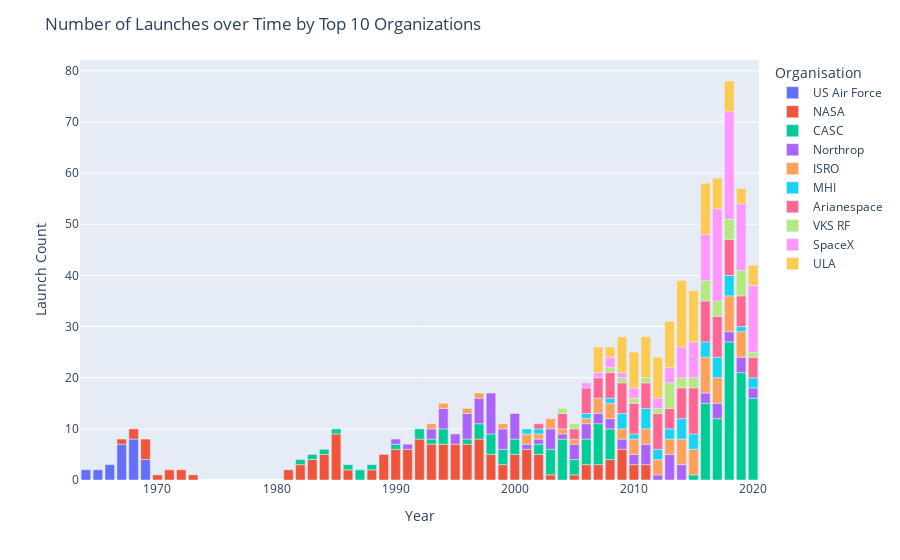

Notebook code cell kept with this figure:
### Code cell
fig = px.bar(launches_top10_organizations, x="Year", y="Launch Count", color="Organisation")
fig.update_layout(title="Number of Launches over Time by Top 10 Organizations")
fig.show()

### Figure 1 — Plotly figure (JSON) as saved in the notebook; plotly's stock layout.template omitted (floating-point values rounded to 4 significant figures)
{"data": [{"alignmentgroup": "True", "hovertemplate": "Organisation=US Air Force<br>Year=%{x}<br>Launch Count=%{y}<extra></extra>", "legendgroup": "US Air Force", "marker": {"color": "#636efa", "pattern": {"shape": ""}}, "name": "US Air Force", "offsetgroup": "US Air Force", "orientation": "v", "showlegend": true, "textposition": "auto", "type": "bar", "x": [1964, 1965, 1966, 1967, 1968, 1969], "xaxis": "x", "y": [2, 2, 3, 7, 8, 4], "yaxis": "y"}, {"alignmentgroup": "True", "hovertemplate": "Organisation=NASA<br>Year=%{x}<br>Launch Count=%{y}<extra></extra>", "legendgroup": "NASA", "marker": {"color": "#EF553B", "pattern": {"shape": ""}}, "name": "NASA", "offsetgroup": "NASA", "orientation": "v", "showlegend": true, "textposition": "auto", "type": "bar", "x": [1967, 1968, 1969, 1970, 1971, 1972, 1973, 1981, 1982, 1983, 1984, 1985, 1986, 1988, 1989, 1990, 1991, 1992, 1993, 1994, 1995, 1996, 1997, 1998, 1999, 2000, 2001, 2002, 2003, 2005, 2006, 2007, 2008, 2009, 2010, 2011], "xaxis": "x", "y": [1, 2, 4, 1, 2, 2, 1, 2, 3, 4, 5, 9, 2, 2, 5, 6, 6, 8, 7, 7, 7, 7, 8, 5, 3, 5, 6, 5, 1, 1, 3, 3, 4, 6, 3, 3], "yaxis": "y"}, {"alignmentgroup": "True", "hovertemplate": "Organisation=CASC<br>Year=%{x}<br>Launch Count=%{y}<extra></extra>", "legendgroup": "CASC", "marker": {"color": "#00cc96", "pattern": {"shape": ""}}, "name": "CASC", "offsetgroup": "CASC", "orientation": "v", "showlegend": true, "textposition": "auto", "type": "bar", "x": [1982, 1983, 1984, 1985, 1986, 1987, 1988, 1990, 1992, 1993, 1994, 1996, 1997, 1998, 1999, 2000, 2002, 2003, 2004, 2005, 2006, 2007, 2008, 2015, 2016, 2017, 2018, 2019, 2020], "xaxis": "x", "y": [1, 1, 1, 1, 1, 2, 1, 1, 2, 1, 3, 1, 3, 4, 3, 3, 2, 5, 8, 3, 5, 8, 6, 1, 15, 12, 27, 21, 16], "yaxis": "y"}, {"alignmentgroup": "True", "hovertemplate": "Organisation=Northrop<br>Year=%{x}<br>Launch Count=%{y}<extra></extra>", "legendgroup": "Northrop", "marker": {"color": "#ab63fa", "pattern": {"shape": ""}}, "name": "Northrop", "offsetgroup": "Northrop", "orientation": "v", "showlegend": true, "textposition": "auto", "type": "bar", "x": [1990, 1991, 1993, 1994, 1995, 1996, 1997, 1998, 1999, 2000, 2001, 2002, 2003, 2004, 2005, 2006, 2007, 2008, 2009, 2010, 2011, 2012, 2013, 2014, 2016, 2017, 2018, 2019, 2020], "xaxis": "x", "y": [1, 1, 2, 4, 2, 5, 5, 8, 4, 5, 1, 1, 4, 1, 3, 3, 2, 2, 2, 2, 4, 1, 5, 3, 2, 3, 2, 3, 2], "yaxis": "y"}, {"alignmentgroup": "True", "hovertemplate": "Organisation=ISRO<br>Year=%{x}<br>Launch Count=%{y}<extra></extra>", "legendgroup": "ISRO", "marker": {"color": "#FFA15A", "pattern": {"shape": ""}}, "name": "ISRO", "offsetgroup": "ISRO", "orientation": "v", "showlegend": true, "textposition": "auto", "type": "bar", "x": [1993, 1994, 1996, 1997, 1999, 2001, 2002, 2003, 2004, 2005, 2006, 2007, 2008, 2009, 2010, 2011, 2012, 2013, 2014, 2015, 2016, 2017, 2018, 2019], "xaxis": "x", "y": [1, 1, 1, 1, 1, 2, 1, 2, 1, 1, 1, 3, 3, 2, 3, 3, 3, 3, 5, 5, 7, 5, 7, 5], "yaxis": "y"}, {"alignmentgroup": "True", "hovertemplate": "Organisation=MHI<br>Year=%{x}<br>Launch Count=%{y}<extra></extra>", "legendgroup": "MHI", "marker": {"color": "#19d3f3", "pattern": {"shape": ""}}, "name": "MHI", "offsetgroup": "MHI", "orientation": "v", "showlegend": true, "textposition": "auto", "type": "bar", "x": [2001, 2002, 2006, 2008, 2009, 2010, 2011, 2012, 2013, 2014, 2015, 2016, 2017, 2018, 2019, 2020], "xaxis": "x", "y": [1, 1, 1, 1, 3, 1, 4, 2, 2, 4, 3, 3, 4, 4, 1, 2], "yaxis": "y"}, {"alignmentgroup": "True", "hovertemplate": "Organisation=Arianespace<br>Year=%{x}<br>Launch Count=%{y}<extra></extra>", "legendgroup": "Arianespace", "marker": {"color": "#FF6692", "pattern": {"shape": ""}}, "name": "Arianespace", "offsetgroup": "Arianespace", "orientation": "v", "showlegend": true, "textposition": "auto", "type": "bar", "x": [2002, 2004, 2005, 2006, 2007, 2008, 2009, 2010, 2011, 2012, 2013, 2014, 2015, 2016, 2017, 2018, 2019, 2020], "xaxis": "x", "y": [1, 3, 2, 5, 4, 5, 6, 6, 5, 7, 4, 6, 9, 8, 8, 7, 6, 4], "yaxis": "y"}, {"alignmentgroup": "True", "hovertemplate": "Organisation=VKS RF<br>Year=%{x}<br>Launch Count=%{y}<extra></extra>", "legendgroup": "VKS RF", "marker": {"color": "#B6E880", "pattern": {"shape": ""}}, "name": "VKS RF", "offsetgroup": "VKS RF", "orientation": "v", "showlegend": true, "textposition": "auto", "type": "bar", "x": [2004, 2005, 2008, 2009, 2010, 2011, 2012, 2013, 2014, 2015, 2016, 2017, 2018, 2019, 2020], "xaxis": "x", "y": [1, 1, 1, 1, 1, 1, 1, 5, 2, 2, 4, 3, 4, 5, 1], "yaxis": "y"}, {"alignmentgroup": "True", "hovertemplate": "Organisation=SpaceX<br>Year=%{x}<br>Launch Count=%{y}<extra></extra>", "legendgroup": "SpaceX", "marker": {"color": "#FF97FF", "pattern": {"shape": ""}}, "name": "SpaceX", "offsetgroup": "SpaceX", "orientation": "v", "showlegend": true, "textposition": "auto", "type": "bar", "x": [2006, 2007, 2008, 2009, 2010, 2012, 2013, 2014, 2015, 2016, 2017, 2018, 2019, 2020], "xaxis": "x", "y": [1, 1, 2, 1, 2, 2, 3, 6, 7, 9, 18, 21, 13, 13], "yaxis": "y"}, {"alignmentgroup": "True", "hovertemplate": "Organisation=ULA<br>Year=%{x}<br>Launch Count=%{y}<extra></extra>", "legendgroup": "ULA", "marker": {"color": "#FECB52", "pattern": {"shape": ""}}, "name": "ULA", "offsetgroup": "ULA", "orientation": "v", "showlegend": true, "textposition": "auto", "type": "bar", "x": [2007, 2008, 2009, 2010, 2011, 2012, 2013, 2014, 2015, 2016, 2017, 2018, 2019, 2020], "xaxis": "x", "y": [5, 2, 7, 7, 8, 8, 9, 13, 10, 10, 6, 6, 3, 4], "yaxis": "y"}], "layout": {"barmode": "relative", "legend": {"title": {"text": "Organisation"}, "tracegroupgap": 0}, "margin": {"t": 60}, "title": {"text": "Number of Launches over Time by Top 10 Organizations"}, "xaxis": {"anchor": "y", "domain": [0, 1], "title": {"text": "Year"}}, "yaxis": {"anchor": "x", "domain": [0, 1], "title": {"text": "Launch Count"}}}}
